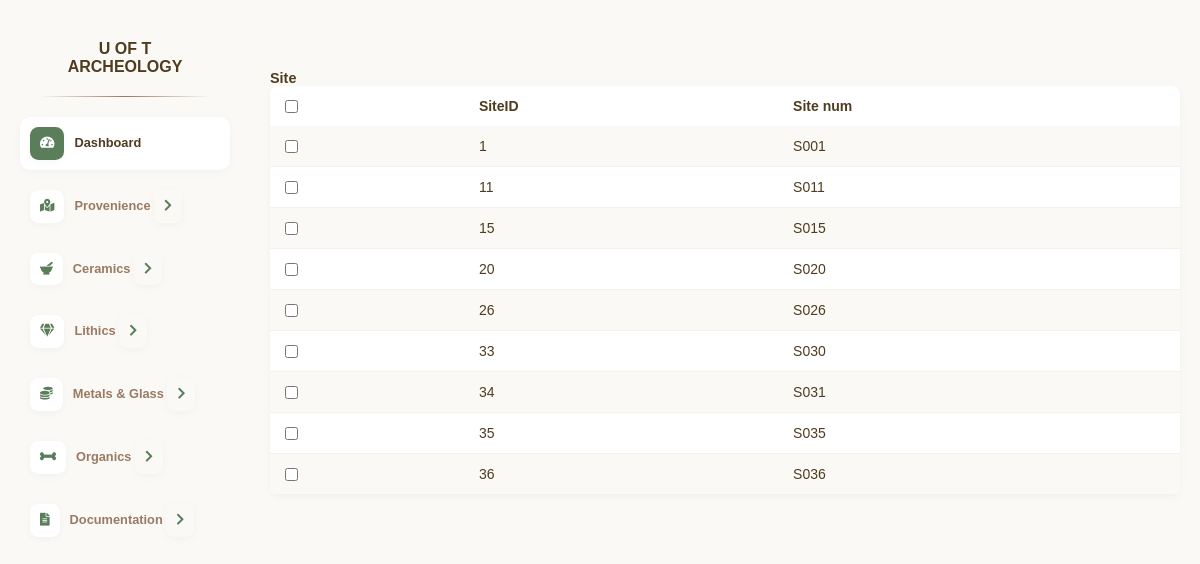
Before: /Site/ with the older database file.
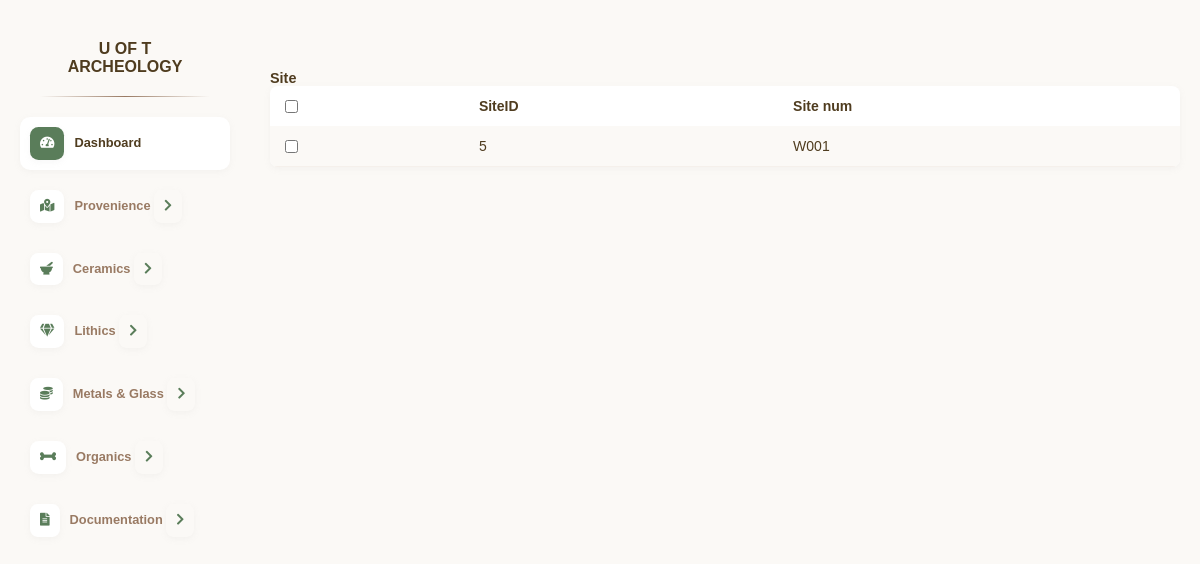
After: the same page with the newer database file.
### myapp/models.py (models this page shows)
class Site(models.Model):
    SiteID = models.AutoField(primary_key=True)
    Site_num = models.CharField(max_length=50, unique=True)
    def __str__(self):
        return str(self.Site_num)

### myapp/views.py (the view, shortened to what this page needs)
# urls.py: path('<str:model_name>/', views.table_view, name='table_view'),
def table_view(request, model_name):
    model = apps.get_model(app_label='myapp', model_name=model_name)
    try:
        objects = model.objects.all()
        print(f"Successfully retrieved {objects.count()} objects")
        for obj in objects:
            print(f"Object: {obj}")
    except Exception as e:
        print(f"Error retrieving objects: {e}")
        objects = []
    can_add = False
    can_edit = False
    can_delete = False
    headers = [{
        'name': field.name,
        'verbose_name': field.verbose_name,
        'is_primary_key': field.primary_key,
        'type': field.get_internal_type()
    } for field in model._meta.fields]
    return render(request, 'table_view.html', {
        'objects': objects,
        'headers': headers,
        'model_name': model_name,
        'can_add': can_add,
        'can_edit': can_edit,
        'can_delete': can_delete,
        'is_editor': request.user.is_authenticated and request.user.groups.filter(name='Editor').exists(),
        'is_admin': request.user.is_authenticated and request.user.is_superuser,
    })

### myapp/templatetags/custom_filters.py (called while the page is built)
@register.filter
def attr(obj, attr_name):
    return getattr(obj, attr_name)

### templates/table_view.html (shortened to what this page needs)
{% load static %}
{% load custom_filters %}
<html lang="en">
<head>
    <link rel="stylesheet" href="{% static 'css/styles.css' %}">
    <link rel="stylesheet" href="https://cdnjs.cloudflare.com/ajax/libs/font-awesome/5.15.4/css/all.min.css">
</head>
<body>
    <div class="sidebar">
        <div>
        <div class="logo">U OF T ARCHEOLOGY<hr></div>
        <a href="{% url 'dashboard' %}" class="current-page">
            <i class="fas fa-tachometer-alt"></i>Dashboard
        </a>
        <div class="dropdown">
            <a href="#" class="dropdown-trigger">
            <i class="fas fa-map-marked-alt"></i>Provenience
            <i class="fas fa-chevron-right"></i>
            </a>
        </div>
        <div class="dropdown">
            <a href="#" class="dropdown-trigger">
            <i class="fas fa-mortar-pestle"></i>Ceramics
            <i class="fas fa-chevron-right"></i>
            </a>
        </div>
        <div class="dropdown">
            <a href="#" class="dropdown-trigger">
            <i class="fas fa-gem"></i>Lithics
            <i class="fas fa-chevron-right"></i>
            </a>
        </div>
        <div class="dropdown">
            <a href="#" class="dropdown-trigger">
            <i class="fas fa-coins"></i>Metals & Glass
            <i class="fas fa-chevron-right"></i>
            </a>
        </div>
        <div class="dropdown">
            <a href="#" class="dropdown-trigger">
            <i class="fas fa-bone"></i>Organics
            <i class="fas fa-chevron-right"></i>
            </a>
        </div>
        <div class="dropdown">
            <a href="#" class="dropdown-trigger">
            <i class="fas fa-file-alt"></i>Documentation
            <i class="fas fa-chevron-right"></i>
            </a>
        </div>
        </div>
    </div>
    <div class="main-content">
        <h2>{{ model_name }}</h2>
        <table class="sites-table">
        <thead>
          <tr>
            <th><input type="checkbox" id="selectAll" onclick="toggleSelectAll()"></th>
            {% for header in headers %}
            <th>{{ header.verbose_name }}</th>
            {% endfor %}
          </tr>
        </thead>
        <tbody>
            {% for object in objects %}
            <tr data-model-name="{{ model_name }}" data-object-id="{{ object|attr:headers.0.name }}">
                <td><input type="checkbox" class="row-selector" onclick="updateButtonStates()"></td>
                {% for header in headers %}
                <td>{{ object|attr:header.name }}</td>
                {% endfor %}
            </tr>
            {% endfor %}
        </tbody>
        </table>
      </div>
</body>

### static/css/styles.css (style rules this page uses)
* { margin: 0; padding: 0; box-sizing: border-box; font-family: 'Helvetica', Arial, sans-serif; color: #4f3c1f; }
body { display: flex; min-height: 100vh; background-color: #fbf9f6; }
h2 { font-size: 0.9em; font-weight: 600; }
.logo { margin: 20px; font-weight: 700; text-align: center; }
hr { border: 0; height: 1px; background: #333; margin-top: 20px; margin-bottom: 20px; background-image: linear-gradient(to right, #fbf9f6, #997a63, #fbf9f6); }
.sidebar { min-width: 250px; width: 250px; padding: 20px; display: flex; flex-direction: column; justify-content: space-between; }
.sidebar a { text-decoration: none; color: #997a63; font-weight: 600; font-size: 0.8em; padding: 10px; border-radius: 10px; margin-bottom: 10px; transition: background-color 0.3s ease; display: block; }
.sidebar .current-page, .sidebar .current-page:hover { background-color: #ffffff; color: #4f3c1f; box-shadow: 0 2px 6px rgba(180, 180, 180, 0.1); }
.sidebar .fas { padding: 10px; background-color: #ffffff; border-radius: 25%; color: #5a7d5a; margin-right: 10px; box-shadow: 0 2px 6px rgba(180, 180, 180, 0.1); }
.sidebar .current-page .fas { padding: 10px; background-color: #5a7d5a; border-radius: 25%; color: #ffffff; margin-right: 10px; box-shadow: 0 2px 6px rgba(180, 180, 180, 0.1); }
.fa-chevron-right, .fa-chevron-down { transition: transform 0.3s ease; background-color: transparent !important; }
.main-content { flex: 1; padding: 20px; padding-top: 70px; }
.sites-table { width: 100%; border-collapse: collapse; background-color: #ffffff; border-radius: 8px; overflow: hidden; font-size: 14px; box-shadow: 0 2px 6px rgba(180, 180, 180, 0.1); }
.sites-table th, .sites-table td { padding: 12px 15px; text-align: left; }
.sites-table tbody tr { border-bottom: 1px solid #f5f0eb; }
.sites-table tbody tr:nth-child(odd) { background-color: #fbf9f6; }

Changed rows visible on the page:
removed Site: headers "1" "S001"
removed Site: headers "11" "S011"
removed Site: headers "15" "S015"
removed Site: headers "20" "S020"
removed Site: headers "26" "S026"
removed Site: headers "33" "S030"
removed Site: headers "34" "S031"
removed Site: headers "35" "S035"
removed Site: headers "36" "S036"
added Site: headers "5" "W001"
